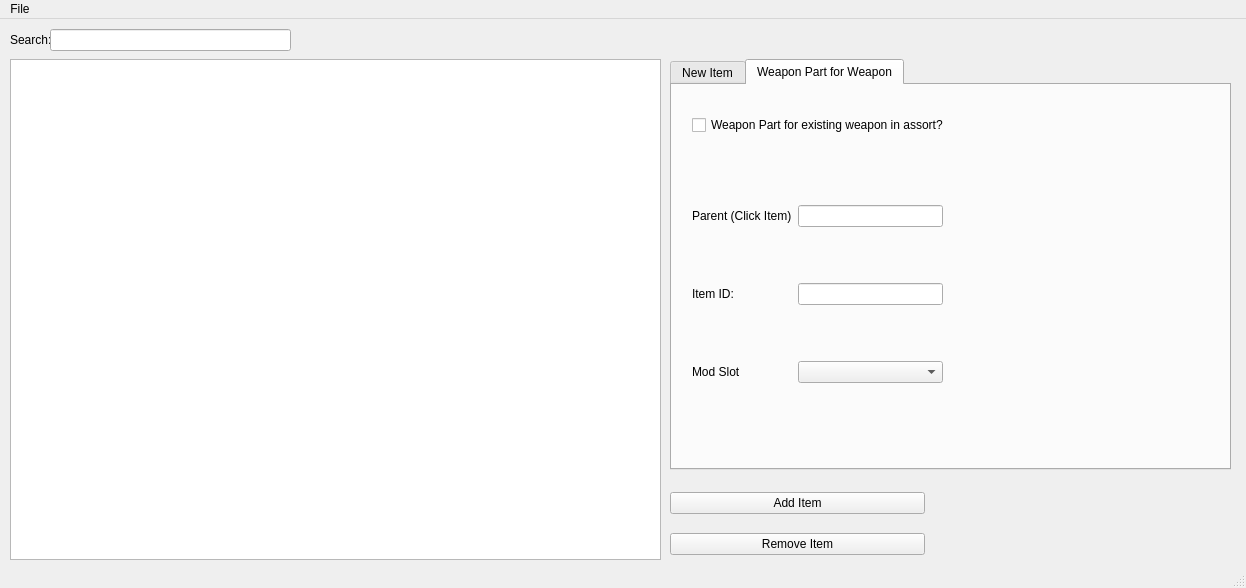
<?xml version="1.0" encoding="UTF-8"?>
<ui version="4.0">
 <class>AssortBuilder</class>
 <widget class="QMainWindow" name="AssortBuilder">
  <property name="enabled">
   <bool>true</bool>
  </property>
  <property name="geometry">
   <rect>
    <x>0</x>
    <y>0</y>
    <width>1246</width>
    <height>588</height>
   </rect>
  </property>
  <property name="windowTitle">
   <string>Assort Builder</string>
  </property>
  <property name="tabShape">
   <enum>QTabWidget::Rounded</enum>
  </property>
  <widget class="QWidget" name="centralwidget">
   <widget class="QTableWidget" name="ab_table">
    <property name="geometry">
     <rect>
      <x>10</x>
      <y>40</y>
      <width>651</width>
      <height>501</height>
     </rect>
    </property>
   </widget>
   <widget class="QLabel" name="ab_search_label">
    <property name="geometry">
     <rect>
      <x>10</x>
      <y>10</y>
      <width>41</width>
      <height>22</height>
     </rect>
    </property>
    <property name="toolTip">
     <string>&lt;html&gt;&lt;head/&gt;&lt;body&gt;&lt;p&gt;Name of the item for your own organizational purposes.&lt;/p&gt;&lt;/body&gt;&lt;/html&gt;</string>
    </property>
    <property name="text">
     <string>Search:</string>
    </property>
   </widget>
   <widget class="QLineEdit" name="ab_search">
    <property name="geometry">
     <rect>
      <x>50</x>
      <y>10</y>
      <width>241</width>
      <height>22</height>
     </rect>
    </property>
   </widget>
   <widget class="QTabWidget" name="ab_tab">
    <property name="geometry">
     <rect>
      <x>670</x>
      <y>40</y>
      <width>561</width>
      <height>411</height>
     </rect>
    </property>
    <property name="currentIndex">
     <number>1</number>
    </property>
    <widget class="QWidget" name="ab_newitem_tab">
     <attribute name="title">
      <string>New Item</string>
     </attribute>
     <widget class="QWidget" name="gridLayoutWidget">
      <property name="geometry">
       <rect>
        <x>10</x>
        <y>10</y>
        <width>541</width>
        <height>351</height>
       </rect>
      </property>
      <layout class="QGridLayout" name="gridLayout">
       <item row="4" column="1">
        <widget class="QRadioButton" name="ab_rouble_radiobutton">
         <property name="text">
          <string>Rouble</string>
         </property>
        </widget>
       </item>
       <item row="3" column="2">
        <widget class="QLineEdit" name="ab_cost_edit"/>
       </item>
       <item row="0" column="1">
        <widget class="QLabel" name="ab_itemid">
         <property name="toolTip">
          <string>&lt;html&gt;&lt;head/&gt;&lt;body&gt;&lt;p&gt;Mongo ID of the Item to be sold.&lt;/p&gt;&lt;/body&gt;&lt;/html&gt;</string>
         </property>
         <property name="text">
          <string>Item ID:</string>
         </property>
        </widget>
       </item>
       <item row="5" column="1">
        <widget class="QRadioButton" name="ab_usd_button">
         <property name="text">
          <string>USD</string>
         </property>
        </widget>
       </item>
       <item row="3" column="1">
        <widget class="QLabel" name="ab_cost">
         <property name="toolTip">
          <string>&lt;html&gt;&lt;head/&gt;&lt;body&gt;&lt;p&gt;Cost of item.&lt;/p&gt;&lt;/body&gt;&lt;/html&gt;</string>
         </property>
         <property name="text">
          <string>Cost:</string>
         </property>
        </widget>
       </item>
       <item row="1" column="4">
        <widget class="QLabel" name="ab_buyrestriction">
         <property name="toolTip">
          <string>&lt;html&gt;&lt;head/&gt;&lt;body&gt;&lt;p&gt;How many can be purchased in one restock if quantity is unlimited.&lt;/p&gt;&lt;/body&gt;&lt;/html&gt;</string>
         </property>
         <property name="text">
          <string>Buy Restriction Amount</string>
         </property>
        </widget>
       </item>
       <item row="6" column="1">
        <widget class="QRadioButton" name="ab_euro_button">
         <property name="text">
          <string>Euro</string>
         </property>
        </widget>
       </item>
       <item row="2" column="2">
        <widget class="QLineEdit" name="ab_quantity"/>
       </item>
       <item row="7" column="2">
        <widget class="QLineEdit" name="ab_itembarter_edit"/>
       </item>
       <item row="1" column="5">
        <widget class="QLineEdit" name="ab_buyRestriction_edit"/>
       </item>
       <item row="0" column="4">
        <widget class="QCheckBox" name="ab_buyrestriction_checkbox">
         <property name="toolTip">
          <string>&lt;html&gt;&lt;head/&gt;&lt;body&gt;&lt;p&gt;Is there a restriction to how many can be purchased in a restock period?&lt;/p&gt;&lt;/body&gt;&lt;/html&gt;</string>
         </property>
         <property name="text">
          <string>Buy Restriction?</string>
         </property>
        </widget>
       </item>
       <item row="0" column="2">
        <widget class="QLineEdit" name="ab_Item_Id"/>
       </item>
       <item row="7" column="1">
        <widget class="QRadioButton" name="ab_itembarter_check">
         <property name="text">
          <string>Item Barter?</string>
         </property>
        </widget>
       </item>
       <item row="2" column="1">
        <widget class="QLabel" name="ab_quantity_2">
         <property name="toolTip">
          <string>&lt;html&gt;&lt;head/&gt;&lt;body&gt;&lt;p&gt;If server wide... how many can be purchased within restock.&lt;/p&gt;&lt;/body&gt;&lt;/html&gt;</string>
         </property>
         <property name="text">
          <string>Quantity</string>
         </property>
        </widget>
       </item>
       <item row="1" column="1">
        <widget class="QCheckBox" name="ab_unlimitedcount">
         <property name="toolTip">
          <string>&lt;html&gt;&lt;head/&gt;&lt;body&gt;&lt;p&gt;Typically true unless you want it to run out of stock in fika across server. Use buy restriction to set a limit.&lt;/p&gt;&lt;/body&gt;&lt;/html&gt;</string>
         </property>
         <property name="text">
          <string>Unlimited Quantity</string>
         </property>
        </widget>
       </item>
       <item row="2" column="5">
        <widget class="QLineEdit" name="ab_quest_id"/>
       </item>
       <item row="2" column="4">
        <widget class="QCheckBox" name="ab_quest_check">
         <property name="toolTip">
          <string>&lt;html&gt;&lt;head/&gt;&lt;body&gt;&lt;p&gt;Quest Locked?&lt;/p&gt;&lt;/body&gt;&lt;/html&gt;</string>
         </property>
         <property name="text">
          <string>Quest Locked? ID:</string>
         </property>
        </widget>
       </item>
       <item row="3" column="4">
        <widget class="QLabel" name="ab_condition">
         <property name="toolTip">
          <string>&lt;html&gt;&lt;head/&gt;&lt;body&gt;&lt;p&gt;What requirement for the above quest to unlock item.&lt;/p&gt;&lt;/body&gt;&lt;/html&gt;</string>
         </property>
         <property name="text">
          <string>Condition</string>
         </property>
        </widget>
       </item>
       <item row="3" column="5">
        <widget class="QComboBox" name="ab_condition_box"/>
       </item>
       <item row="4" column="4">
        <widget class="QLabel" name="ab_loyalty">
         <property name="toolTip">
          <string>&lt;html&gt;&lt;head/&gt;&lt;body&gt;&lt;p&gt;Which Loyalty Level.&lt;/p&gt;&lt;/body&gt;&lt;/html&gt;</string>
         </property>
         <property name="text">
          <string>Loyalty Level:</string>
         </property>
        </widget>
       </item>
       <item row="4" column="5">
        <widget class="QComboBox" name="ab_loyalty_combo"/>
       </item>
      </layout>
     </widget>
    </widget>
    <widget class="QWidget" name="ab_weapon_tab">
     <attribute name="title">
      <string>Weapon Part for Weapon</string>
     </attribute>
     <widget class="QWidget" name="gridLayoutWidget_3">
      <property name="geometry">
       <rect>
        <x>20</x>
        <y>20</y>
        <width>254</width>
        <height>41</height>
       </rect>
      </property>
      <layout class="QGridLayout" name="gridLayout_3">
       <item row="0" column="0">
        <widget class="QCheckBox" name="ab_weappart_check">
         <property name="text">
          <string>Weapon Part for existing weapon in assort?</string>
         </property>
        </widget>
       </item>
      </layout>
     </widget>
     <widget class="QWidget" name="gridLayoutWidget_4">
      <property name="geometry">
       <rect>
        <x>20</x>
        <y>70</y>
        <width>251</width>
        <height>281</height>
       </rect>
      </property>
      <layout class="QGridLayout" name="gridLayout_4">
       <item row="2" column="2">
        <widget class="QComboBox" name="ab_modslot_combo"/>
       </item>
       <item row="1" column="0">
        <widget class="QLabel" name="ab_weapid">
         <property name="text">
          <string>Item ID:</string>
         </property>
        </widget>
       </item>
       <item row="2" column="0">
        <widget class="QLabel" name="ab_modslot">
         <property name="text">
          <string>Mod Slot</string>
         </property>
        </widget>
       </item>
       <item row="0" column="0">
        <widget class="QLabel" name="ab_mongo">
         <property name="text">
          <string>Parent (Click Item)</string>
         </property>
        </widget>
       </item>
       <item row="0" column="2">
        <widget class="QLineEdit" name="ab_weapmongo_edit"/>
       </item>
       <item row="1" column="2">
        <widget class="QLineEdit" name="ab_partid_edit"/>
       </item>
      </layout>
     </widget>
    </widget>
   </widget>
   <widget class="QWidget" name="gridLayoutWidget_2">
    <property name="geometry">
     <rect>
      <x>670</x>
      <y>460</y>
      <width>255</width>
      <height>91</height>
     </rect>
    </property>
    <layout class="QGridLayout" name="gridLayout_2">
     <item row="2" column="1">
      <widget class="QPushButton" name="ab_add_item">
       <property name="text">
        <string>Add Item</string>
       </property>
      </widget>
     </item>
     <item row="3" column="1">
      <widget class="QPushButton" name="ab_remove_item">
       <property name="text">
        <string>Remove Item</string>
       </property>
      </widget>
     </item>
    </layout>
   </widget>
  </widget>
  <widget class="QMenuBar" name="menubar">
   <property name="geometry">
    <rect>
     <x>0</x>
     <y>0</y>
     <width>1246</width>
     <height>22</height>
    </rect>
   </property>
   <widget class="QMenu" name="menuHome">
    <property name="title">
     <string>File</string>
    </property>
    <addaction name="actionHome"/>
    <addaction name="actionImport_Assort_json"/>
    <addaction name="actionExport_Assort_json"/>
   </widget>
   <addaction name="menuHome"/>
  </widget>
  <widget class="QStatusBar" name="statusbar"/>
  <action name="actionHome">
   <property name="text">
    <string>Home</string>
   </property>
  </action>
  <action name="actionImport_Assort_json">
   <property name="text">
    <string>Import Assort.json</string>
   </property>
  </action>
  <action name="actionExport_Assort_json">
   <property name="text">
    <string>Export Assort.json</string>
   </property>
  </action>
 </widget>
 <resources/>
 <connections/>
</ui>
